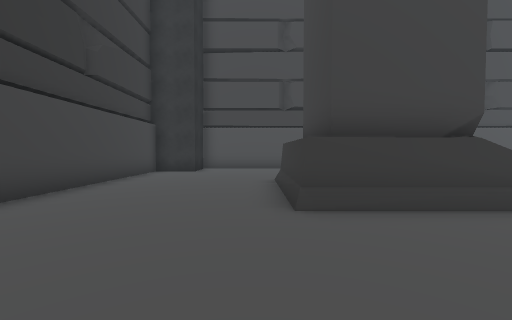
[1] (above)

24 first-person views from a walk through a scene from a Unity 3-D project. The camera is 1.5 m above the floor, tilts 2° down and sees 90° across. The floor is counted in squares, 1.8 m on a side. Each view is taken from the middle of a square. On the plan, view 1 faces up. The plan holds only what a view shows up to about 10 squares ahead; the rest is blank. The place goes on beyond the plan. The player character is not drawn.

[2]
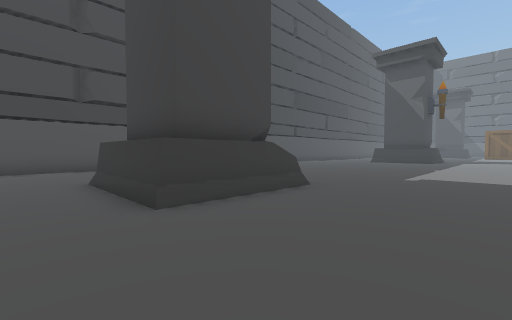

[3]
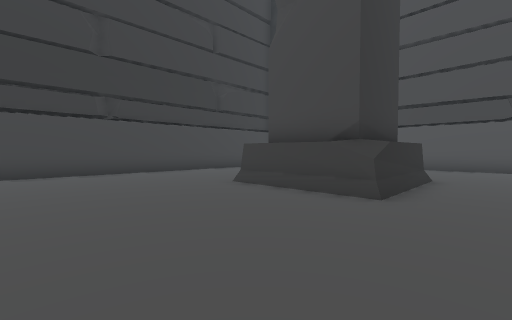

[4]
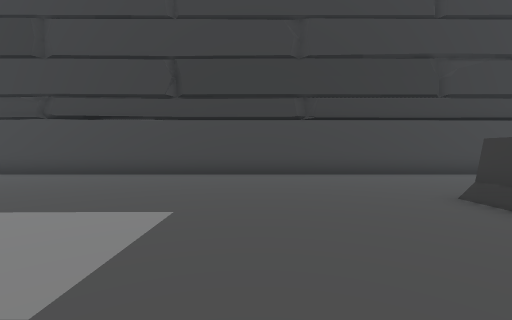

[5]
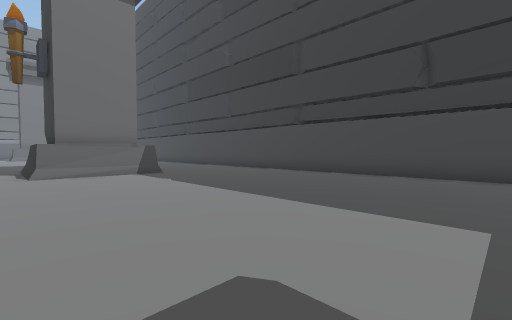

[6]
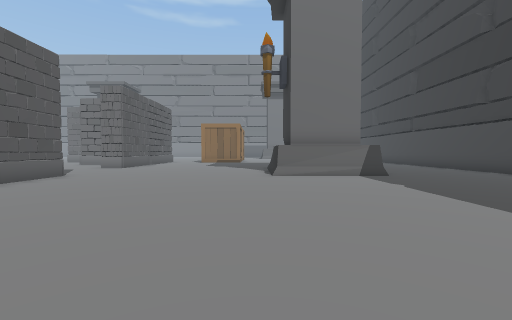

[7]
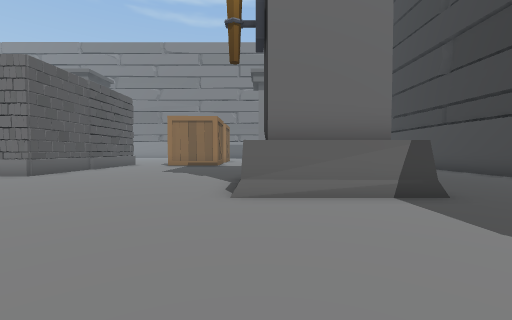

[8]
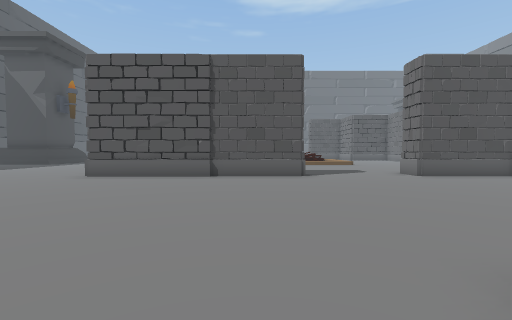

[9]
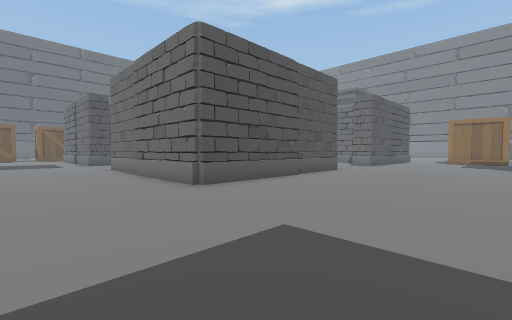

[10]
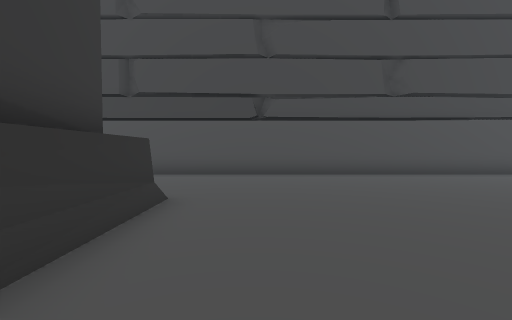

[11]
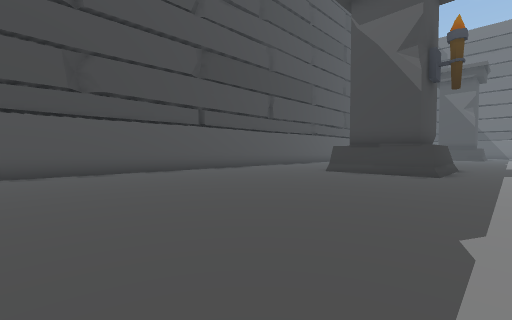

[12]
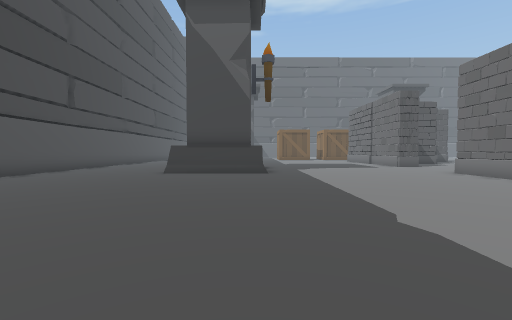

[13]
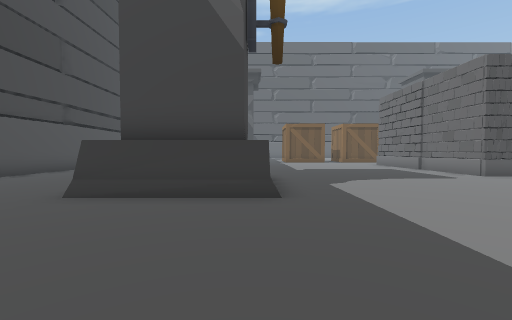

[14]
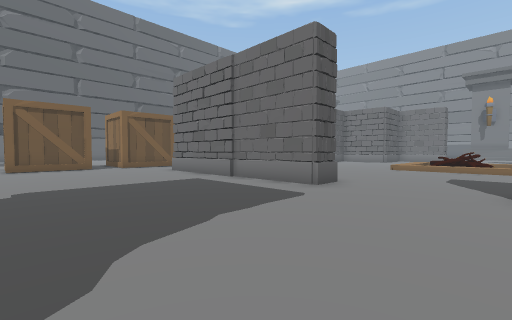

[15]
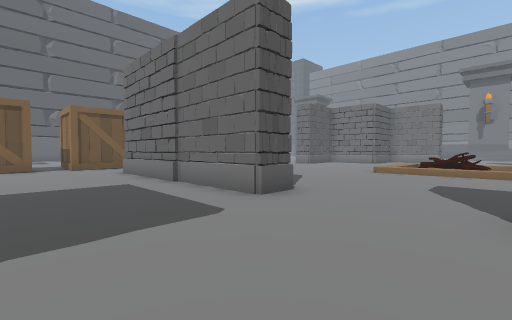

[16]
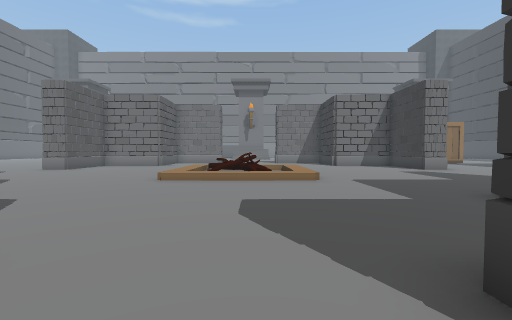

[17]
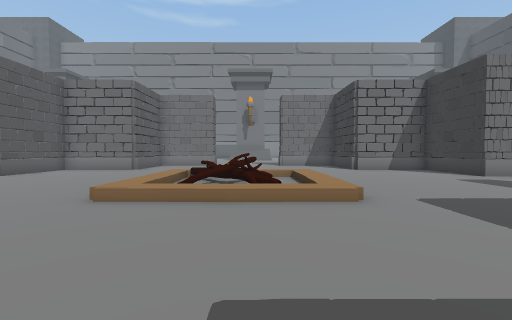

[18]
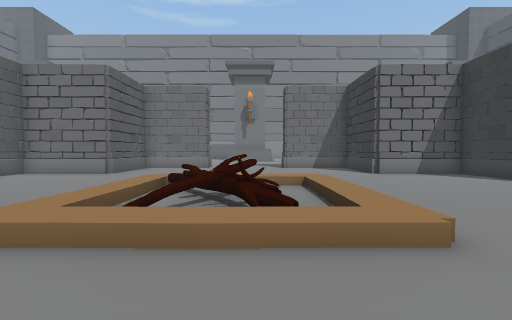

[19]
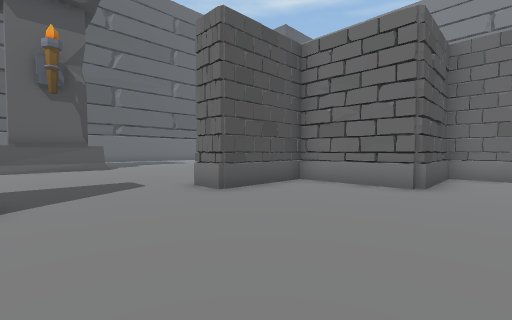

[20]
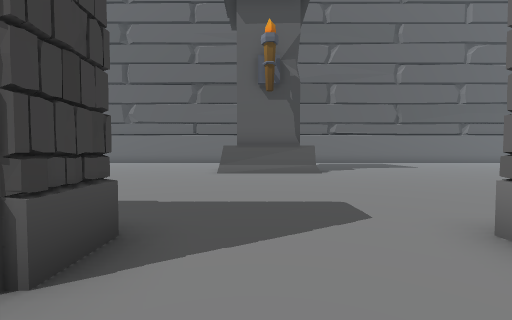

[21]
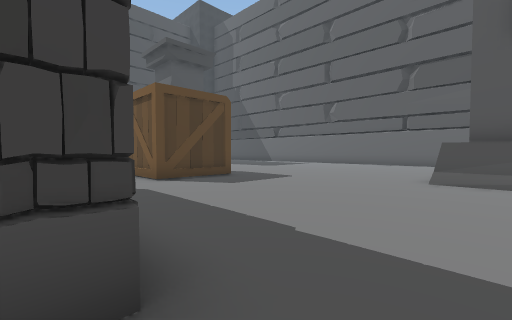

[22]
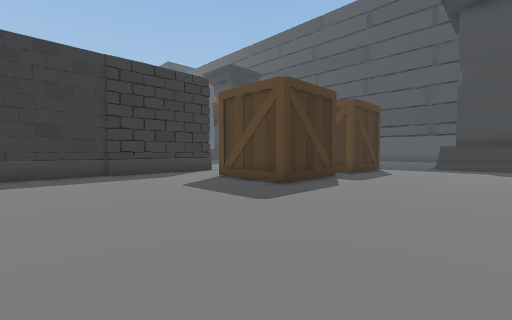

[23]
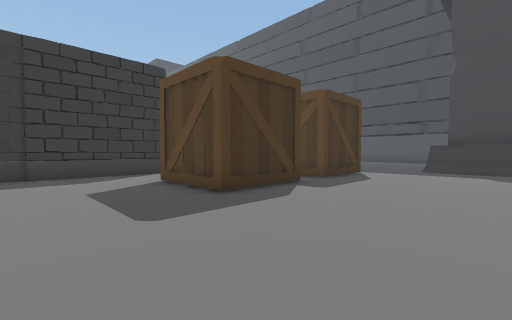

[24]
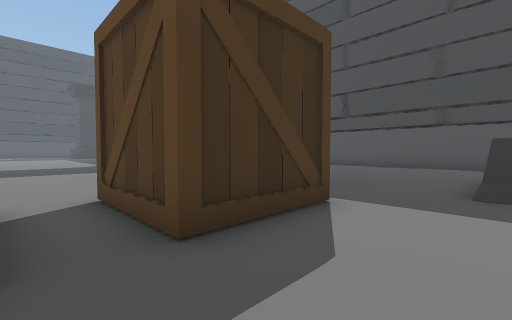

### Floor plan
Points are (right, up) in squares from view 1. A wall is a line through its corners. A room is listed if a view was taken in it or the views show most of it. See-through windows are left out.
Room 1 (views 1, 2, 3, 4, 5, 6, 7, 8, 9, 10, 11, 12, 13, 14, 15)
walls: (21.5, 3.5) (18.7, 3.6) (18.7, 7.5); (21.4, 3.9) (18.7, 3.9); (4.4, 3.7) (0.7, 3.7) (0.8, 7.5); (4.4, 3.8) (3.5, 3.7); (11.4, -9.5) (11.4, -3.5) (18.7, -3.5); (22.4, -3.5) (29.6, -3.5); (4.3, 7.4) (4.2, 3.8); (15.1, 12.1) (-1.1, 12.1); (19.1, 12.1) (17, 12.1); (0.5, -10.6) (4.2, -10.7) (4.2, -14.3); (24.1, 12.1) (22, 12.1); (11.4, -17.5) (11.4, -14.4); (32.2, -0.8) (32.2, 1.9); (-4.1, 10) (-4.1, -9.1); (-4.1, -11) (-4.1, -12); (-4.1, -14) (-4.1, -16)
low walls: (4.4, 5) (4.4, 3.8); (4.1, -10.6) (4.1, -11.4)
ways out: opening at (11.2, -12) to room 2; opening at (20.5, -3.8) to room 2; opening at (31, -3.3) to room 2; opening at (33.5, -1.5) to room 2; opening at (35.3, 3) to room 2
Room 2 (views 16, 17, 18, 19, 20, 21, 22, 23, 24)
walls: (29.6, -10.6) (28.4, -10.6); (29.7, -10.5) (28.9, -10.6); (29.6, -3.5) (29.6, -10.1); (22.4, -4.6) (22.4, -3.5); (25.3, -18.5) (25.3, -17.3) (28.5, -17.3) (28.5, -14.4) (29.5, -14.4); (36.7, -14.5) (36.7, -10.6); (34.8, -2.1) (34.8, -4.8) (32.2, -4.8) (32.2, -2.5); (34.8, 1.9) (34.8, -0.8) (32.2, -0.8); (11.4, -10.7) (11.4, -9.5); (11.4, -14.4) (12.5, -14.4) (12.5, -17.3) (15.7, -17.3) (15.7, -18); (39, 3.7) (36.7, 3.8)
low walls: (39.1, 3.4) (36.6, 3.4)
ways out: opening at (11.2, -12) to room 1; opening at (20.5, -3.8) to room 1; opening at (31, -3.3) to room 1; opening at (33.5, -1.5) to room 1; opening at (35.3, 3) to room 1
objects: log (20, -13) to (21, -12); log (20, -12); log (21, -13); other object (22, -14)

Where each view was taken, in squares from view 1:
view 1: 0 up, 0 right, facing up
view 2: 0 up, 1 left, facing up-right
view 3: 1 down, 6 right, facing up-left
view 4: 0 up, 5 right, facing left
view 5: 1 down, 5 right, facing down-left
view 6: 2 down, 5 right, facing down
view 7: 6 down, 4 right, facing down
view 8: 9 down, 3 right, facing right
view 9: 0 up, 6 right, facing down-right
view 10: 3 up, 6 right, facing up
view 11: 2 up, 9 right, facing up-right
view 12: 4 up, 9 right, facing right
view 13: 4 up, 14 right, facing right
view 14: 2 up, 19 right, facing down-right
view 15: 0 up, 19 right, facing down-right
view 16: 3 down, 20 right, facing down
view 17: 6 down, 20 right, facing down
view 18: 8 down, 20 right, facing down
view 19: 11 down, 24 right, facing down-right
view 20: 12 down, 27 right, facing right
view 21: 12 down, 29 right, facing up-right
view 22: 10 down, 39 right, facing up-left
view 23: 8 down, 39 right, facing up-left
view 24: 2 down, 37 right, facing up-left
